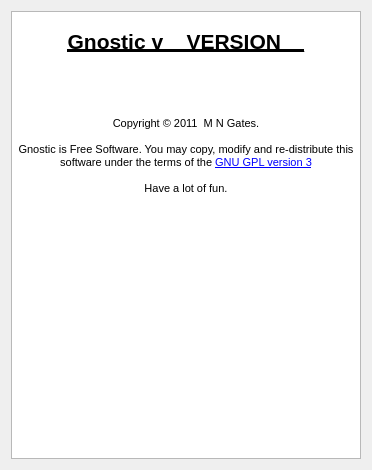
<?xml version="1.0" encoding="UTF-8"?>
<ui version="4.0">
 <class>About</class>
 <widget class="QWidget" name="About">
  <property name="geometry">
   <rect>
    <x>0</x>
    <y>0</y>
    <width>372</width>
    <height>470</height>
   </rect>
  </property>
  <property name="sizePolicy">
   <sizepolicy hsizetype="Fixed" vsizetype="Fixed">
    <horstretch>0</horstretch>
    <verstretch>0</verstretch>
   </sizepolicy>
  </property>
  <property name="windowTitle">
   <string>About Gnostic</string>
  </property>
  <layout class="QHBoxLayout" name="horizontalLayout">
   <item>
    <widget class="QTextBrowser" name="textBrowser">
     <property name="autoFillBackground">
      <bool>false</bool>
     </property>
     <property name="html">
      <string>&lt;!DOCTYPE HTML PUBLIC &quot;-//W3C//DTD HTML 4.0//EN&quot; &quot;http://www.w3.org/TR/REC-html40/strict.dtd&quot;&gt;
&lt;html&gt;&lt;head&gt;&lt;meta name=&quot;qrichtext&quot; content=&quot;1&quot; /&gt;&lt;style type=&quot;text/css&quot;&gt;
p, li { white-space: pre-wrap; }
&lt;/style&gt;&lt;/head&gt;&lt;body style=&quot; font-family:'MS Shell Dlg 2'; font-size:8.25pt; font-weight:400; font-style:normal;&quot;&gt;
&lt;p align=&quot;center&quot; style=&quot;-qt-paragraph-type:empty; margin-top:0px; margin-bottom:0px; margin-left:0px; margin-right:0px; -qt-block-indent:0; text-indent:0px; font-size:8pt;&quot;&gt;&lt;/p&gt;
&lt;p align=&quot;center&quot; style=&quot; margin-top:0px; margin-bottom:0px; margin-left:0px; margin-right:0px; -qt-block-indent:0; text-indent:0px;&quot;&gt;&lt;span style=&quot; font-size:16pt; font-weight:600; text-decoration: underline;&quot;&gt;Gnostic v__VERSION__&lt;/span&gt;&lt;/p&gt;
&lt;p align=&quot;center&quot; style=&quot;-qt-paragraph-type:empty; margin-top:0px; margin-bottom:0px; margin-left:0px; margin-right:0px; -qt-block-indent:0; text-indent:0px; font-size:16pt; font-weight:600; text-decoration: underline;&quot;&gt;&lt;/p&gt;
&lt;p align=&quot;center&quot; style=&quot; margin-top:0px; margin-bottom:0px; margin-left:0px; margin-right:0px; -qt-block-indent:0; text-indent:0px;&quot;&gt;&lt;img src=&quot;:/icons/logo256&quot; /&gt;&lt;/p&gt;
&lt;p align=&quot;center&quot; style=&quot;-qt-paragraph-type:empty; margin-top:0px; margin-bottom:0px; margin-left:0px; margin-right:0px; -qt-block-indent:0; text-indent:0px; font-size:16pt; font-weight:600; text-decoration: underline;&quot;&gt;&lt;/p&gt;
&lt;p align=&quot;center&quot; style=&quot; margin-top:0px; margin-bottom:0px; margin-left:0px; margin-right:0px; -qt-block-indent:0; text-indent:0px;&quot;&gt;&lt;span style=&quot; font-size:8pt;&quot;&gt;Copyright © 2011  M N Gates.&lt;/span&gt;&lt;/p&gt;
&lt;p align=&quot;center&quot; style=&quot;-qt-paragraph-type:empty; margin-top:0px; margin-bottom:0px; margin-left:0px; margin-right:0px; -qt-block-indent:0; text-indent:0px; font-size:8pt;&quot;&gt;&lt;/p&gt;
&lt;p align=&quot;center&quot; style=&quot; margin-top:0px; margin-bottom:0px; margin-left:0px; margin-right:0px; -qt-block-indent:0; text-indent:0px;&quot;&gt;&lt;span style=&quot; font-size:8pt;&quot;&gt;Gnostic is Free Software. You may copy, modify and re-distribute this software under the terms of the &lt;/span&gt;&lt;a href=&quot;http://www.gnu.org/licenses/gpl-3.0.txt&quot;&gt;&lt;span style=&quot; font-size:8pt; text-decoration: underline; color:#0000ff;&quot;&gt;GNU GPL version 3&lt;/span&gt;&lt;/a&gt;&lt;/p&gt;
&lt;p align=&quot;center&quot; style=&quot;-qt-paragraph-type:empty; margin-top:0px; margin-bottom:0px; margin-left:0px; margin-right:0px; -qt-block-indent:0; text-indent:0px; font-size:8pt;&quot;&gt;&lt;/p&gt;
&lt;p align=&quot;center&quot; style=&quot; margin-top:0px; margin-bottom:0px; margin-left:0px; margin-right:0px; -qt-block-indent:0; text-indent:0px;&quot;&gt;&lt;span style=&quot; font-size:8pt;&quot;&gt;Have a lot of fun.&lt;/span&gt;&lt;/p&gt;&lt;/body&gt;&lt;/html&gt;</string>
     </property>
    </widget>
   </item>
  </layout>
 </widget>
 <resources/>
 <connections/>
</ui>
